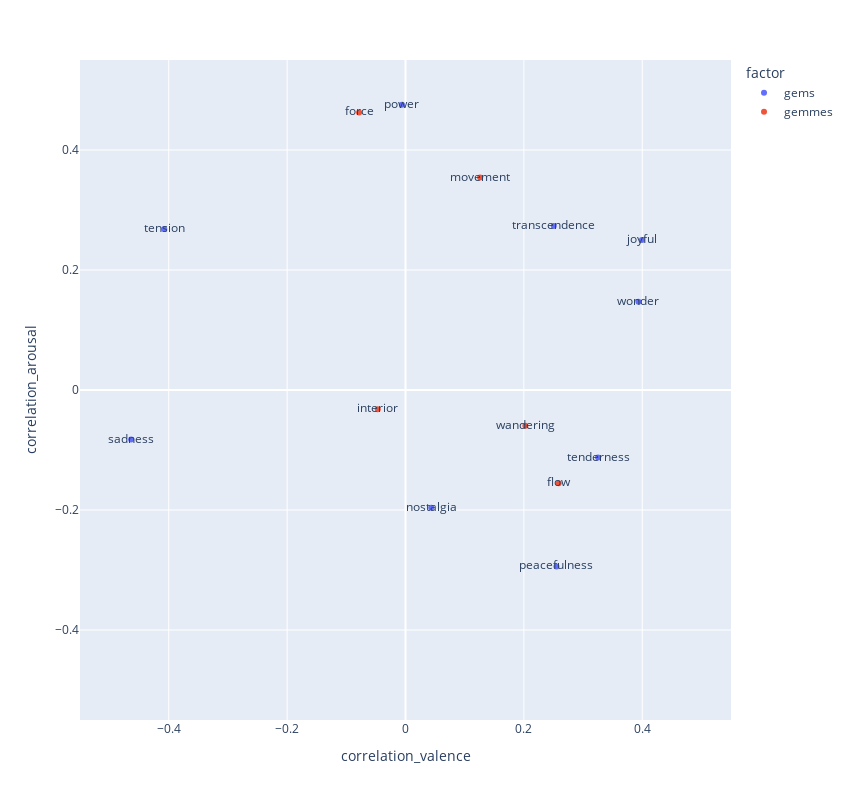

Source (notebook cell):
### Code cell
# plot feature correlations
fig = px.scatter(corr_df, x='corr_valence', y='corr_arousal', color='factor', text='feature_name', width=850, height=800)
fig.update_xaxes(range = [-0.55,0.55], title="correlation_valence")
fig.update_yaxes(range = [-0.55,0.55], title="correlation_arousal")
fig.show()

### Figure 1 — Plotly figure (JSON) as saved in the notebook; plotly's stock layout.template omitted (floating-point values rounded to 4 significant figures)
{"data": [{"hovertemplate": "factor=gems<br>corr_valence=%{x}<br>corr_arousal=%{y}<br>feature_name=%{text}<extra></extra>", "legendgroup": "gems", "marker": {"color": "#636efa", "symbol": "circle"}, "mode": "markers+text", "name": "gems", "orientation": "v", "showlegend": true, "text": ["wonder", "transcendence", "tenderness", "nostalgia", "peacefulness", "power", "joyful", "tension", "sadness"], "type": "scatter", "x": [0.3936, 0.2505, 0.3253, 0.04354, 0.255, -0.005944, 0.3995, -0.4077, -0.4637], "xaxis": "x", "y": [0.1473, 0.2735, -0.1126, -0.1962, -0.294, 0.4752, 0.25, 0.2683, -0.08255], "yaxis": "y"}, {"hovertemplate": "factor=gemmes<br>corr_valence=%{x}<br>corr_arousal=%{y}<br>feature_name=%{text}<extra></extra>", "legendgroup": "gemmes", "marker": {"color": "#EF553B", "symbol": "circle"}, "mode": "markers+text", "name": "gemmes", "orientation": "v", "showlegend": true, "text": ["flow", "movement", "force", "interior", "wandering"], "type": "scatter", "x": [0.2588, 0.1261, -0.07848, -0.04683, 0.2026], "xaxis": "x", "y": [-0.1554, 0.3541, 0.4626, -0.03189, -0.0595], "yaxis": "y"}], "layout": {"height": 800, "legend": {"title": {"text": "factor"}, "tracegroupgap": 0}, "margin": {"t": 60}, "width": 850, "xaxis": {"anchor": "y", "domain": [0, 1], "range": [-0.55, 0.55], "title": {"text": "correlation_valence"}, "type": "linear"}, "yaxis": {"anchor": "x", "domain": [0, 1], "range": [-0.55, 0.55], "title": {"text": "correlation_arousal"}, "type": "linear"}}}
